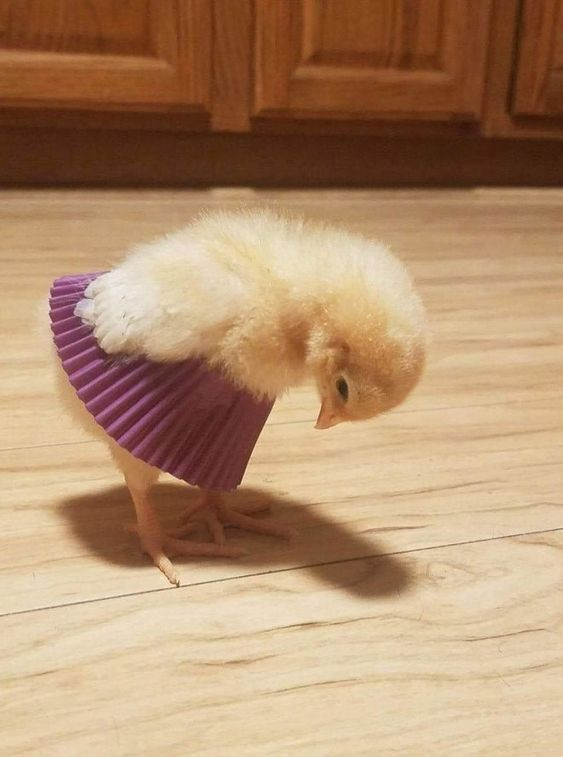
#> input picture Lista 06/Lista 06/pintinho.jpg, 563 x 757 px
$ python exercicio02.py
#> lines starting #> are read from the running program, lines starting #| are printed output that depends on the picture
from PIL import Image, ImageFilter

#Contour
#Resulta em uma imagem preto e branco, destacando os contornos entre os objetos

img1 = Image.open('pintinho.jpg')
#> img1 is the input picture: PIL image 563x757 RGB; mean R, G, B 177.9, 142, 109.3

img2 = img1.filter(ImageFilter.CONTOUR)
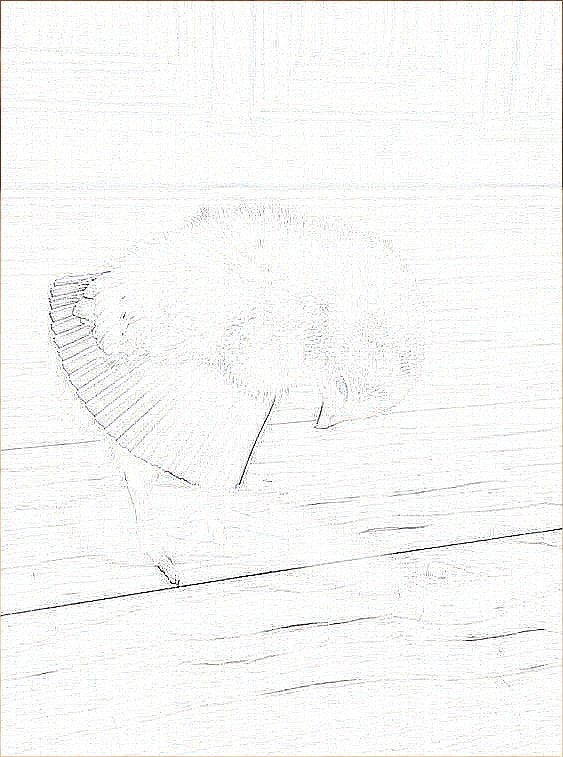
#> img2: PIL image 563x757 RGB; mean R, G, B 248.3, 248.2, 247.7

img2.save('pintinhoContour.jpg')
